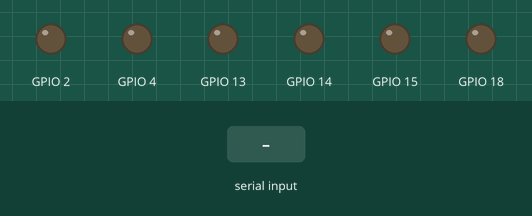
The sketch below on a simulated ESP32. Shown: output pins drawn as LEDs (lit = HIGH). Inputs (shaded band) come from the test bench.

Above: at 1.2 s.
1.3 s: "FORWARD\n" received over the second serial link
At 3.1 s:
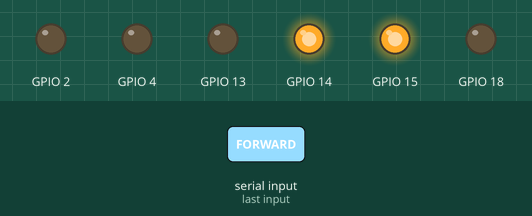
3.8 s: "BACKWARD\n" received over the second serial link
At 5.1 s:
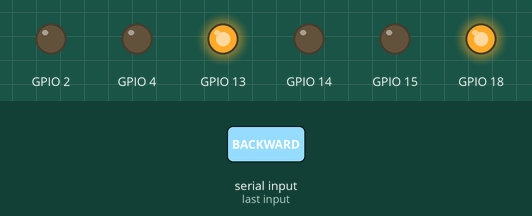
6.3 s: "LEFT\n" received over the second serial link
At 8.1 s:
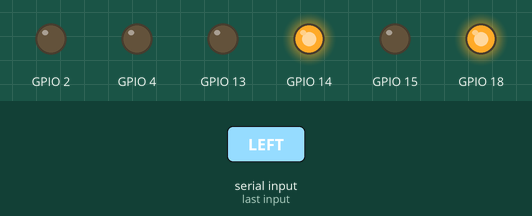
8.8 s: "RIGHT\n" received over the second serial link
At 10.1 s:
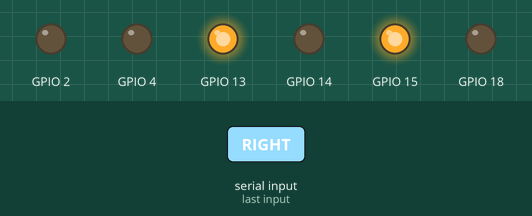
11.3 s: "FORWARD\n" received over the second serial link
At 12.1 s:
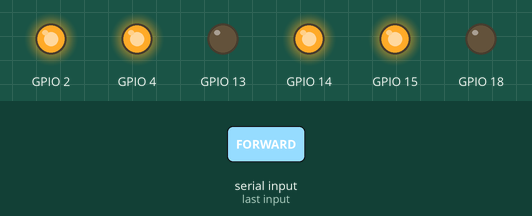
13.8 s: "BACKWARD\n" received over the second serial link
At 14.2 s:
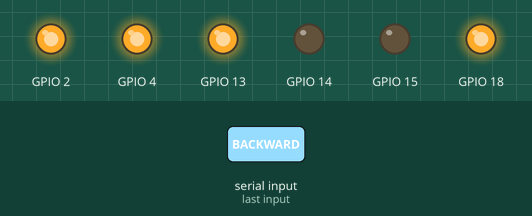
Timing chart, 0 to 16.8 s (numbered marks = the images above; inputs shaded):
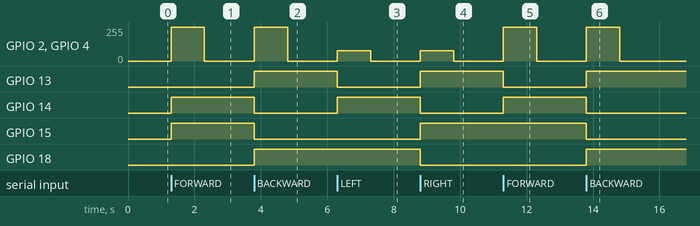

Measured:
- after the input at 1.3 s, GPIO 2, GPIO 4: 0/255 → 255/255 at once, → 0/255 1.0 s later; GPIO 14, GPIO 15: LOW → HIGH at once
- after the input at 3.8 s, GPIO 2, GPIO 4: 0/255 → 255/255 at once, → 0/255 1.0 s later; GPIO 13, GPIO 18: LOW → HIGH at once; GPIO 14, GPIO 15: HIGH → LOW at once
- after the input at 6.3 s, GPIO 2, GPIO 4: 0/255 → 76/255 at once, → 0/255 1.0 s later; GPIO 13: HIGH → LOW at once; GPIO 14: LOW → HIGH at once
- after the input at 8.8 s, GPIO 2, GPIO 4: 0/255 → 76/255 at once, → 0/255 1.0 s later; GPIO 13, GPIO 15: LOW → HIGH at once; GPIO 14, GPIO 18: HIGH → LOW at once
- after the input at 11.3 s, GPIO 2, GPIO 4: 0/255 → 255/255 at once, → 0/255 1.0 s later; GPIO 13: HIGH → LOW at once; GPIO 14: LOW → HIGH at once
- after the input at 13.8 s, GPIO 2, GPIO 4: 0/255 → 255/255 at once, → 0/255 1.0 s later; GPIO 13, GPIO 18: LOW → HIGH at once; GPIO 14, GPIO 15: HIGH → LOW at once

The sketch:

wireless_control.ino
```cpp
#include <Arduino.h>
#define BAUD_RATE 115200 // Define the baud rate

class MotorController {
private:
  int freq_PWM; // Frequency of PWM signal
  int resolution_PWM; // Resolution of PWM signal
  int channel_PWMA, channel_PWMB; // PWM channel numbers
  int PWMA_Pin, PWMB_Pin; // PWM output pin numbers
  int AIN1_Pin, AIN2_Pin, BIN1_Pin, BIN2_Pin; // Motor direction control pins

public:
  // Constructor
  MotorController(int freq, int resolution, int chA, int chB, int pinA, int pinB, int ain1, int ain2, int bin1, int bin2)
  : freq_PWM(freq), resolution_PWM(resolution), channel_PWMA(chA), channel_PWMB(chB),
    PWMA_Pin(pinA), PWMB_Pin(pinB), AIN1_Pin(ain1), AIN2_Pin(ain2), BIN1_Pin(bin1), BIN2_Pin(bin2) {
    // Configure PWM channel frequency and resolution
    ledcSetup(channel_PWMA, freq_PWM, resolution_PWM);
    ledcSetup(channel_PWMB, freq_PWM, resolution_PWM);
    // Attach PWM channels to the specified pins
    ledcAttachPin(PWMA_Pin, channel_PWMA);
    ledcAttachPin(PWMB_Pin, channel_PWMB);
    // Set motor direction control pins to output mode
    pinMode(AIN1_Pin, OUTPUT);
    pinMode(AIN2_Pin, OUTPUT);
    pinMode(BIN1_Pin, OUTPUT);
    pinMode(BIN2_Pin, OUTPUT);
  }

  // Set speed for motor A and B (duty cycle), input is a percentage from 0 to 1
  void setSpeed(float speedA, float speedB) {
    int dutyCycleA = speedA * (pow(2, resolution_PWM) - 1);
    int dutyCycleB = speedB * (pow(2, resolution_PWM) - 1);
    ledcWrite(channel_PWMA, dutyCycleA);
    ledcWrite(channel_PWMB, dutyCycleB);
  }

  // Move motors forward
  void forward(float speed) {
    digitalWrite(AIN1_Pin, LOW);
    digitalWrite(AIN2_Pin, HIGH);
    digitalWrite(BIN1_Pin, HIGH);
    digitalWrite(BIN2_Pin, LOW);
    setSpeed(speed, speed);
  }

  // Move motors backward
  void backward(float speed) {
    digitalWrite(AIN1_Pin, HIGH);
    digitalWrite(AIN2_Pin, LOW);
    digitalWrite(BIN1_Pin, LOW);
    digitalWrite(BIN2_Pin, HIGH);
    setSpeed(speed, speed);
  }

  // Turn motors left
  void turnLeft(float speed) {
    digitalWrite(AIN1_Pin, HIGH);
    digitalWrite(AIN2_Pin, LOW);
    digitalWrite(BIN1_Pin, HIGH);
    digitalWrite(BIN2_Pin, LOW);
    setSpeed(speed, speed);
  }

  // Turn motors right
  void turnRight(float speed) {
    digitalWrite(AIN1_Pin, LOW);
    digitalWrite(AIN2_Pin, HIGH);
    digitalWrite(BIN1_Pin, LOW);
    digitalWrite(BIN2_Pin, HIGH);
    setSpeed(speed, speed);
  }
};

// Define PWM signal parameters, channel numbers, and pin numbers
int freq_PWM = 2000;
int resolution_PWM = 8;
MotorController motor(freq_PWM, resolution_PWM, 0, 1, 4, 2, 18, 15, 14, 13);

void setup() {
  motor.setSpeed(0, 0); // Stop the motors
  Serial1.begin(BAUD_RATE, SERIAL_8N1, 40, 1);
  while (!Serial1) {
    ; // Wait for the serial connection. This step is necessary for some boards.
  }
}

void loop() {
  String receivedString = Serial1.readStringUntil('\n'); // Read serial data until a newline character
  if (receivedString == "FORWARD") {
    motor.forward(1);  // Move forward at 100% speed
  }
  else if (receivedString == "BACKWARD") {
    motor.backward(1); // Move backward at 100% speed
  }
  else if (receivedString == "LEFT") {
    motor.turnLeft(0.3); // Turn left at 30% speed
  }
  else if (receivedString == "RIGHT") {
    motor.turnRight(0.3);// Turn right at 30% speed
  }
  else {
    motor.setSpeed(0, 0); // Stop the motors
  }
}
```
